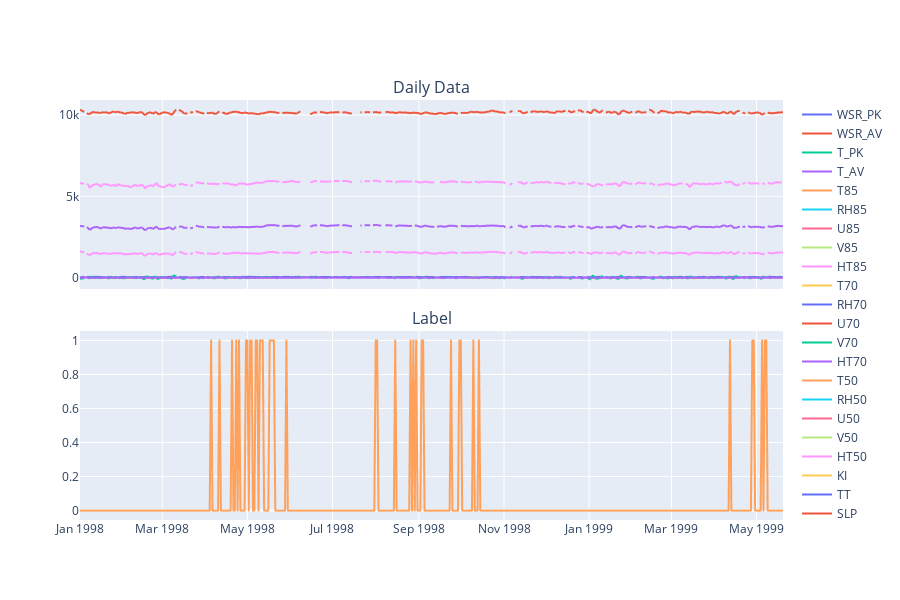

Notebook code cell kept with this figure:
### Code cell
import plotly.graph_objects as go
from plotly.subplots import make_subplots

fig = make_subplots(
    rows=2, cols=1, shared_xaxes=True, subplot_titles=["Daily Data", "Label"],
    vertical_spacing=0.1,
)

nb_days = 500

for col in df_daily.columns:
    row_nb = 2 if col == "label" else 1
    fig.add_trace(
        go.Scattergl(
            x=df_daily[:nb_days].index, y=df_daily[col][:nb_days], name=col
        ), row=row_nb, col=1,
    )
    
fig.update_layout(height=600)

fig.show()

### Figure 1 — Plotly figure (JSON) as saved in the notebook; plotly's stock layout.template omitted (floating-point values rounded to 4 significant figures; data arrays with more than 128 entries replaced by an {"elided": "..."} marker saying what was removed)
{"data": [{"name": "WSR_PK", "type": "scattergl", "x": {"elided": "500 str values"}, "xaxis": "x", "y": {"elided": "500 float values"}, "yaxis": "y"}, {"name": "WSR_AV", "type": "scattergl", "x": {"elided": "500 str values"}, "xaxis": "x", "y": {"elided": "500 float values"}, "yaxis": "y"}, {"name": "T_PK", "type": "scattergl", "x": {"elided": "500 str values"}, "xaxis": "x", "y": {"elided": "500 float values"}, "yaxis": "y"}, {"name": "T_AV", "type": "scattergl", "x": {"elided": "500 str values"}, "xaxis": "x", "y": {"elided": "500 float values"}, "yaxis": "y"}, {"name": "T85", "type": "scattergl", "x": {"elided": "500 str values"}, "xaxis": "x", "y": {"elided": "500 float values"}, "yaxis": "y"}, {"name": "RH85", "type": "scattergl", "x": {"elided": "500 str values"}, "xaxis": "x", "y": {"elided": "500 float values"}, "yaxis": "y"}, {"name": "U85", "type": "scattergl", "x": {"elided": "500 str values"}, "xaxis": "x", "y": {"elided": "500 float values"}, "yaxis": "y"}, {"name": "V85", "type": "scattergl", "x": {"elided": "500 str values"}, "xaxis": "x", "y": {"elided": "500 float values"}, "yaxis": "y"}, {"name": "HT85", "type": "scattergl", "x": {"elided": "500 str values"}, "xaxis": "x", "y": {"elided": "500 float values"}, "yaxis": "y"}, {"name": "T70", "type": "scattergl", "x": {"elided": "500 str values"}, "xaxis": "x", "y": {"elided": "500 float values"}, "yaxis": "y"}, {"name": "RH70", "type": "scattergl", "x": {"elided": "500 str values"}, "xaxis": "x", "y": {"elided": "500 float values"}, "yaxis": "y"}, {"name": "U70", "type": "scattergl", "x": {"elided": "500 str values"}, "xaxis": "x", "y": {"elided": "500 float values"}, "yaxis": "y"}, {"name": "V70", "type": "scattergl", "x": {"elided": "500 str values"}, "xaxis": "x", "y": {"elided": "500 float values"}, "yaxis": "y"}, {"name": "HT70", "type": "scattergl", "x": {"elided": "500 str values"}, "xaxis": "x", "y": {"elided": "500 float values"}, "yaxis": "y"}, {"name": "T50", "type": "scattergl", "x": {"elided": "500 str values"}, "xaxis": "x", "y": {"elided": "500 float values"}, "yaxis": "y"}, {"name": "RH50", "type": "scattergl", "x": {"elided": "500 str values"}, "xaxis": "x", "y": {"elided": "500 float values"}, "yaxis": "y"}, {"name": "U50", "type": "scattergl", "x": {"elided": "500 str values"}, "xaxis": "x", "y": {"elided": "500 float values"}, "yaxis": "y"}, {"name": "V50", "type": "scattergl", "x": {"elided": "500 str values"}, "xaxis": "x", "y": {"elided": "500 float values"}, "yaxis": "y"}, {"name": "HT50", "type": "scattergl", "x": {"elided": "500 str values"}, "xaxis": "x", "y": {"elided": "500 int values"}, "yaxis": "y"}, {"name": "KI", "type": "scattergl", "x": {"elided": "500 str values"}, "xaxis": "x", "y": {"elided": "500 float values"}, "yaxis": "y"}, {"name": "TT", "type": "scattergl", "x": {"elided": "500 str values"}, "xaxis": "x", "y": {"elided": "500 float values"}, "yaxis": "y"}, {"name": "SLP", "type": "scattergl", "x": {"elided": "500 str values"}, "xaxis": "x", "y": {"elided": "500 int values"}, "yaxis": "y"}, {"name": "SLP_", "type": "scattergl", "x": {"elided": "500 str values"}, "xaxis": "x", "y": {"elided": "500 int values"}, "yaxis": "y"}, {"name": "Precp", "type": "scattergl", "x": {"elided": "500 str values"}, "xaxis": "x", "y": {"elided": "500 float values"}, "yaxis": "y"}, {"name": "label", "type": "scattergl", "x": {"elided": "500 str values"}, "xaxis": "x2", "y": {"elided": "500 int values"}, "yaxis": "y2"}], "layout": {"annotations": [{"font": {"size": 16}, "showarrow": false, "text": "Daily Data", "x": 0.5, "xanchor": "center", "xref": "paper", "y": 1, "yanchor": "bottom", "yref": "paper"}, {"font": {"size": 16}, "showarrow": false, "text": "Label", "x": 0.5, "xanchor": "center", "xref": "paper", "y": 0.45, "yanchor": "bottom", "yref": "paper"}], "height": 600, "xaxis": {"anchor": "y", "domain": [0, 1], "matches": "x2", "showticklabels": false}, "xaxis2": {"anchor": "y2", "domain": [0, 1]}, "yaxis": {"anchor": "x", "domain": [0.55, 1]}, "yaxis2": {"anchor": "x2", "domain": [0, 0.45]}}}
